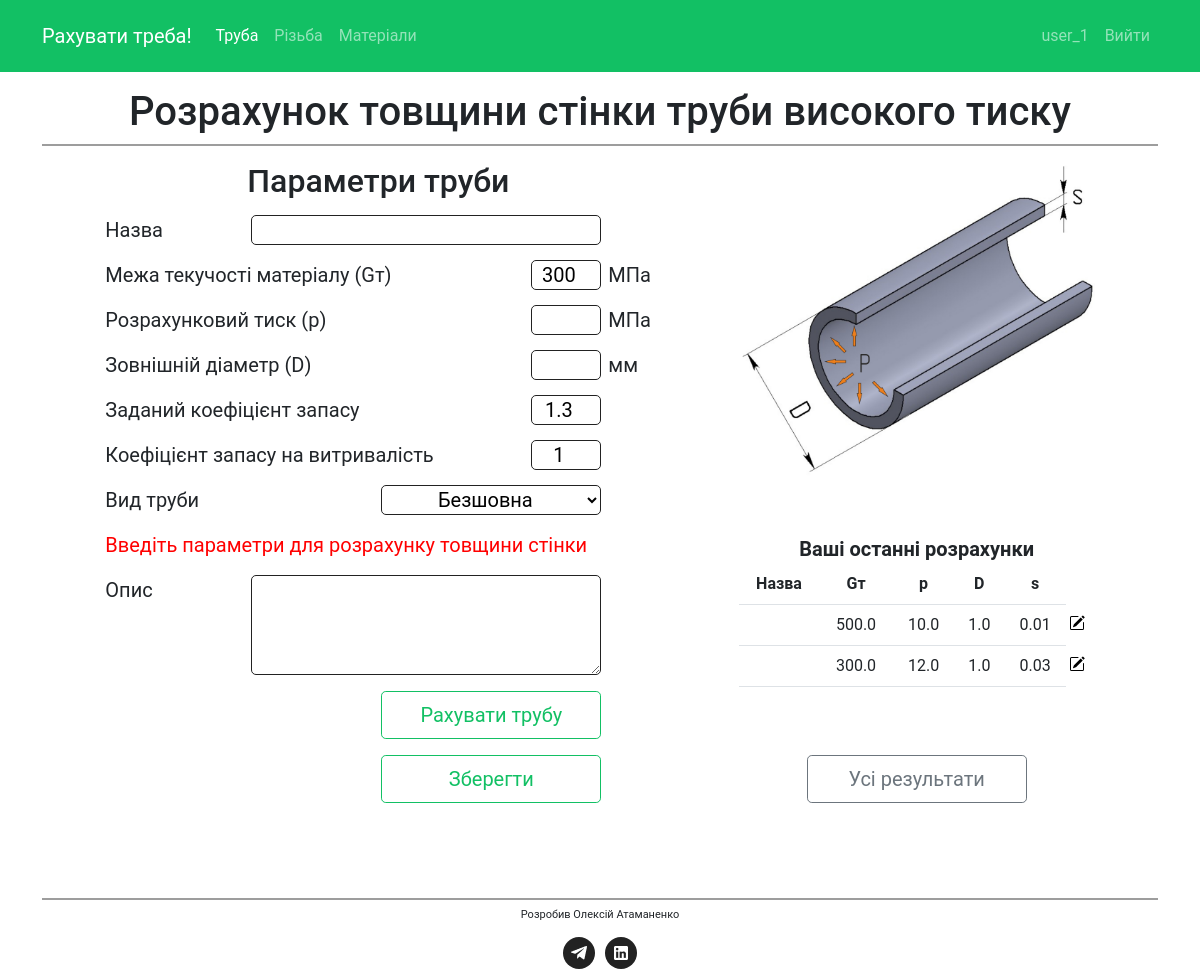
/pipe_pressure/ (signed in), run on an earlier commit of the app's database.
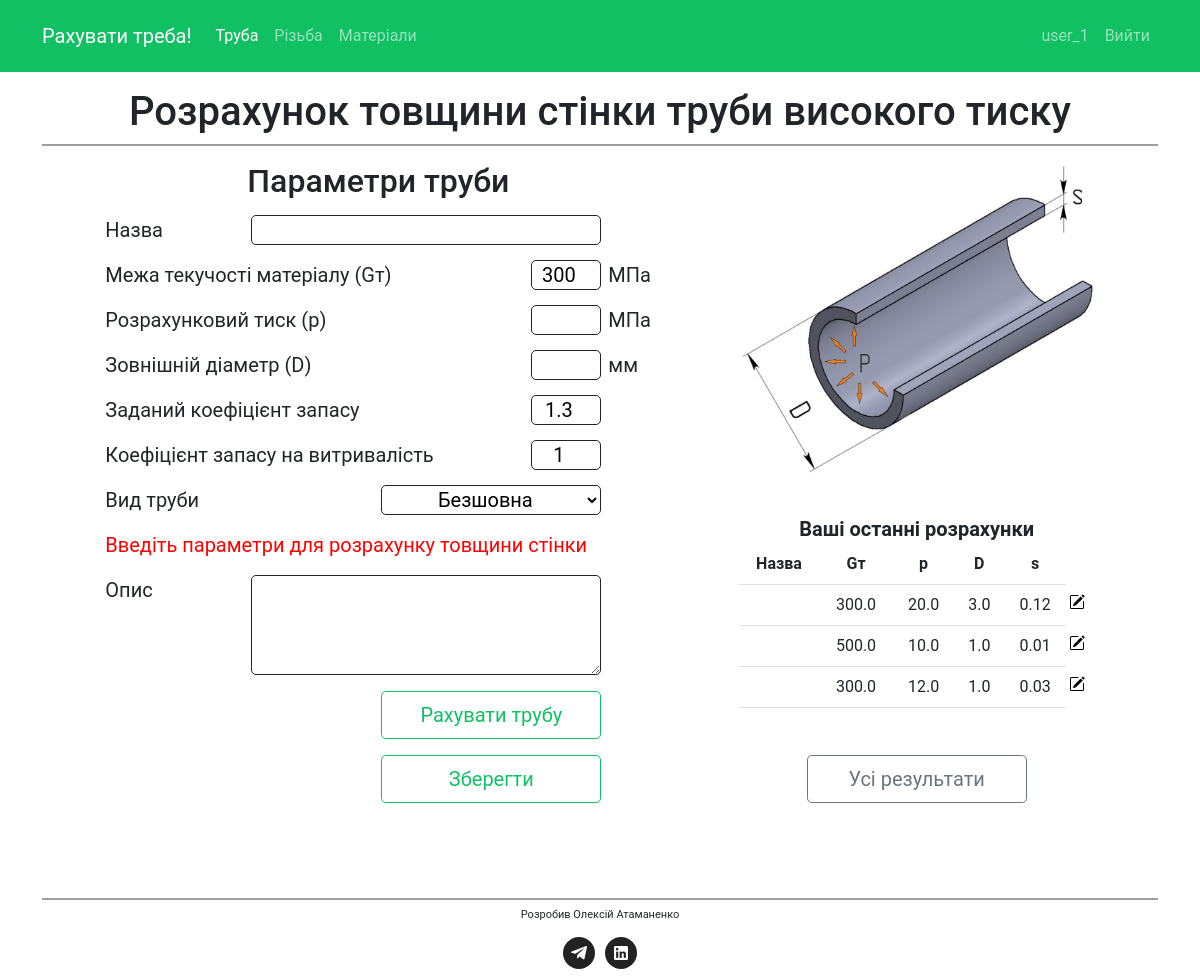
And on a later commit of the database.
### calculate/models.py (models this page shows, shortened)
class PipeHighPressure(models.Model):
    K_WELDING_CHOICES = [
        (1, "Безшовна"),
        (0.6, "Електрозварювальна"),
    ]
    id = models.AutoField(primary_key=True)
    user = models.ForeignKey(User, on_delete=models.CASCADE, default=None)
    name = models.CharField(max_length=20)
    description = models.TextField(blank=True, max_length=128)
    yield_strength = models.FloatField(default=300)
    test_pressure = models.FloatField()
    min_outside_diameter = models.FloatField()
    k_industry = models.FloatField(default=1.3)
    k_cycle = models.FloatField(default=1)
    k_welding = models.FloatField(max_length=40, choices=K_WELDING_CHOICES, default=1)
    created_at = models.DateTimeField(auto_now_add=True)
    @property
    def thickness(self):
        self.allowable_stresses = self.yield_strength / (self.k_industry * self.k_cycle)
        self.thickness_pipe = (
            self.test_pressure
            * self.min_outside_diameter
            / (2 * self.allowable_stresses * float(self.k_welding) + self.test_pressure)
        )
        self.thickness_round = round(self.thickness_pipe, 2)
        return self.thickness_round
    @staticmethod
    def get_by_user_order_by_created(user_id):
        return (
            PipeHighPressure.objects.filter(user=user_id)
            .order_by(
                "created_at",
            )
            .reverse()
        )

### calculate/views.py (the view)
# urls.py: path("pipe_pressure/", views.pipe_pressure, name="pipe_pressure"),
def pipe_pressure(request):
    thickness = 0
    outside_radius = 0
    if request.user.is_authenticated:
        last_pipe_results = PipeHighPressure.get_by_user_order_by_created(
            request.user.id
        )[:5]
    else:
        last_pipe_results = []
    if request.method == "POST":
        form = PipeHighPressureForm(request.POST)
        if form.is_valid():
            yield_strength = form.cleaned_data["yield_strength"]
            test_pressure = form.cleaned_data["test_pressure"]
            min_outside_diameter = form.cleaned_data["min_outside_diameter"]
            k_welding = form.cleaned_data["k_welding"]
            k_industry = form.cleaned_data["k_industry"]
            k_cycle = form.cleaned_data["k_cycle"]
            name = form.cleaned_data["name"]
            description = form.cleaned_data["description"]
            pipe = PipeHighPressure.calculate(
                yield_strength,
                test_pressure,
                min_outside_diameter,
                k_industry,
                k_cycle,
                k_welding,
            )
            thickness = pipe.thickness
            outside_radius = pipe.outside_radius
            if "create" in request.POST:
                if PipeHighPressure.create(
                    request.user,
                    yield_strength,
                    test_pressure,
                    min_outside_diameter,
                    k_industry,
                    k_cycle,
                    k_welding,
                    name,
                    description,
                ):
                    messages.success(request, ("Розрахунок успішно збережено!"))
                else:
                    messages.error(
                        request,
                        (
                            "Розрахунок не вдалося зберегти, т.к. товщина стінки перевищує зовнішній радіус "
                        ),
                    )
    else:
        form = PipeHighPressureForm()
    return render(
        request,
        "calculate/pipe_pressure.html",
        {
            "form": form,
            "thickness": thickness,
            "outside_radius": outside_radius,
            "last_pipe_results": last_pipe_results,
        },
    )

### calculate/forms.py
class PipeHighPressureForm(forms.Form):
    name = forms.CharField(label="Назва", max_length=20, required=False)
    description = forms.CharField(
        label="Опис", max_length=128, widget=forms.Textarea, required=False
    )
    yield_strength = forms.FloatField(
        label="Межа текучості матеріалу (Gт)", min_value=1, max_value=3000, initial=300
    )
    test_pressure = forms.FloatField(
        label="Розрахунковий тиск (p)",
        min_value=0.001,
        max_value=3000,
    )
    min_outside_diameter = forms.FloatField(
        label="Зовнішній діаметр (D)",
        min_value=1,
        max_value=10000,
    )
    k_industry = forms.FloatField(
        label="Заданий коефіцієнт запасу", min_value=1, max_value=10, initial=1.3
    )
    k_cycle = forms.FloatField(
        label="Коефіцієнт запасу на витривалість", min_value=1, max_value=10, initial=1
    )
    k_welding_choice = (
        (1, "Безшовна"),
        (0.6, "Електрозварювальна"),
    )
    k_welding = forms.ChoiceField(
        label="Вид труби",
        choices=k_welding_choice,
        widget=forms.Select(attrs={"class": "selector"}),
    )

### calculate/templates/calculate/pipe_pressure.html (shortened to what the changed rows need)
{% extends "base.html" %}
{% load static %}
{% block content %}
    <section class="pipe">
        <div class="container">
            <h1>Розрахунок товщини стінки труби високого тиску</h1>
            <div class="row">
                <div class="col-12 col-md-12 col-lg-6 form">
                    <h2>Параметри труби</h2>
                </div>
                <div class="col col-sm-8 col-md-8 col-lg-4">
                    {% if user.is_authenticated %}
                        {% if last_pipe_results %}
                            <div>
                                <table class="table">
                                    <tr class="table__header">
                                        <th>Назва</th>
                                        <th>Gт</th>
                                        <th>p</th>
                                        <th>D</th>
                                        <th>s</th>
                                    </tr>
                                    {% for pipe in last_pipe_results %}
                                        <tr>
                                            <td class="table__name"><div id="pipe-name">{{ pipe.name }}</div></td>
                                            <td class="table__condition">{{ pipe.yield_strength }}</td>
                                            <td class="table__hardness">{{ pipe.test_pressure }}</td>
                                            <td class="table__yield_strenght">{{ pipe.min_outside_diameter }}</td>
                                            <td class="table__yield_strenght">{{ pipe.thickness }}</td>
                                            <td id="edit-col">
                                                <form action="{% url 'pipe_detail' %}" method="POST">
                                                    <button class="detail-button">
                                                        <img id="pipe-detail-icon" class="detail-icon" src="/static/icons/pencil-square.svg" alt="edit">
                                                    </button>
                                                </form>
                                            </td>
                                        </tr>
                                    {% endfor %}
                                </table>
                            </div>
                        {% else %}
                            <p class="non-result">У Вас ще немає збережених розрахунків</p>
                        {% endif %}
                    {% endif %}
                </div>
            </div>
        </div>
    </section>
{% endblock %}

What changed in the data, as far as the page shows it:
added PipeHighPressure: yield_strength "300.0", test_pressure "20.0", min_outside_diameter "3.0", thickness "0.12"
